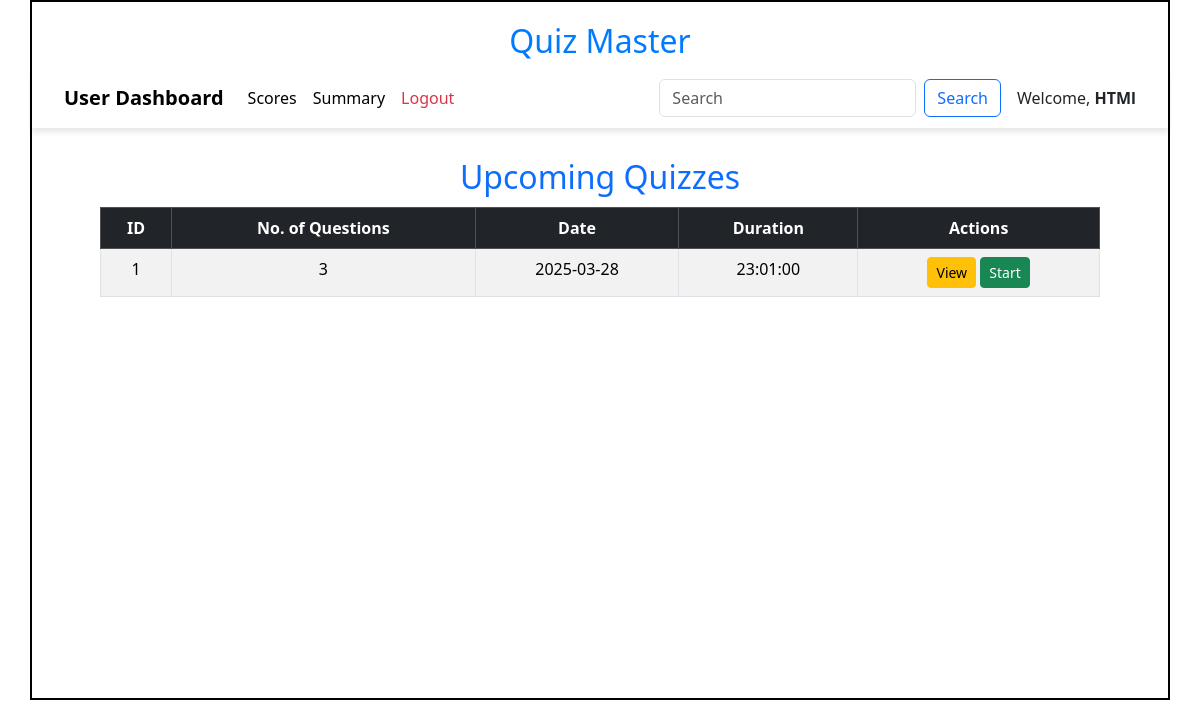
The page /user/HTMl on the database its author committed.
### models/models.py (models this page shows)
class Quiz(db.Model):
    id=db.Column(db.Integer,primary_key=True)
    name = db.Column(db.String,unique=True,nullable=False)
    Chapter_id = db.Column(db.Integer,db.ForeignKey("chapter.id"),nullable=False)
    date_of_quiz = db.Column(db.Date(),nullable=False)
    time_duration = db.Column(db.Time(),nullable =False)
    remarks=db.Column(db.String)
    scores= db.relationship("Score",cascade="all,delete",backref="quiz",lazy=True)
    questions = db.relationship("Question",cascade="all,delete",backref="quiz",lazy=True)

### controllers/controller.py (the view)
@app.route('/user/<name>')
def user_dashboard(name):
    quizzes = get_quizs()
    return render_template("user_dashboard.html",quizs=quizzes,name=name)

### controllers/controller.py (called while the page is built)
def get_quizs():
    quizs = Quiz.query.all()
    return quizs

### templates/user_dashboard.html (shortened to what this page needs)
<!DOCTYPE html>
<html lang="en">
<head>
    <link href="https://cdn.jsdelivr.net/npm/bootstrap@5.3.3/dist/css/bootstrap.min.css" rel="stylesheet">
    <link rel="stylesheet" href="/static/css/style.css">
</head>
<body>
    <div id="container">
        <h1 id="heading">Quiz Master</h1>
        <nav class="navbar navbar-expand-lg navbar-light bg-white" style="box-shadow: 0px 4px 6px rgba(0, 0, 0, 0.1);
            padding: 10px 20px;">
            <div class="container-fluid">
                <a class="navbar-brand" href="#"><b>User Dashboard</b></a>
                <div class="collapse navbar-collapse" id="navbarNav">
                    <ul class="navbar-nav me-auto">
                        <li class="nav-item">
                            <a class="nav-link active" href="/user_scores/{{ name }}">Scores</a>
                        </li>
                        <li class="nav-item">
                            <a class="nav-link active" href="#">Summary</a>
                        </li>
                        <li class="nav-item">
                            <a class="nav-link text-danger" href="/login">Logout</a>
                        </li>
                    </ul>
                    <form class="d-flex" method="POST" action="/search/{{name}}">
                        <input class="form-control me-2" type="search" placeholder="Search" name="search_txt" id="search_txt">
                        <button class="btn btn-outline-primary" type="submit">Search</button>
                    </form>
                </div>
                <span class="ms-3">Welcome, <strong>{{name}}</strong></span>
            </div>
        </nav>
        <div id="user-panel" style="margin: auto; margin-top: 30px;width: 1000px;height: auto;">
            <h2 class="text-center text-primary mt-4">Upcoming Quizzes</h2>
            {% if quizs %}
            <table class="table table-striped table-hover table-bordered">
                <thead class="table-dark text-center">
                    <tr>
                        <th>ID</th>
                        <th>No. of Questions</th>
                        <th>Date</th>
                        <th>Duration</th>
                        <th>Actions</th>
                    </tr>
                </thead>
                <tbody class="text-center">
                    {% for quiz in quizs %}
                        {% if quiz.questions | length > 0 %}
                            <tr>
                                <td>{{ quiz.id }}</td>
                                <td>{{ quiz.questions | length }}</td>
                                <td>{{ quiz.date_of_quiz }}</td>
                                <td>{{ quiz.time_duration }}</td>
                                <td>
                                    <a href="/view_quiz/{{ quiz.id }}/{{ name }}" class="btn btn-sm btn-warning">View</a>
                                    <a href="/quiz_exam/{{ quiz.id }}/{{ name }}" class="btn btn-sm btn-success">Start</a>
                                </td>
                            </tr>
                        {% endif %}
                    {% endfor %}
                </tbody>
            </table>
        {% else %}
            <div class="text-center text-muted mt-4">No Quizzes Available</div>
        {% endif %}
        </div>
    </div>
</body>
</html>

### static/css/style.css (style rules this page uses)
* { margin: 0px }
#container { border: 2px solid black; margin: auto; min-height: 700px; width: 95%; }
#heading { text-align: center; font-size: 2rem; margin-top: 20px; color: #007bff; }
.navbar { box-shadow: 0px 4px 6px rgba(0, 0, 0, 0.1); padding: 10px 20px; }
.table { margin-top: 10px; }
.table-dark th { text-align: center; }

### rows shown on the page
Quiz: name "HTMl", id "1", questions|length "3", date_of_quiz "2025-03-28", time_duration "23:01:00"
